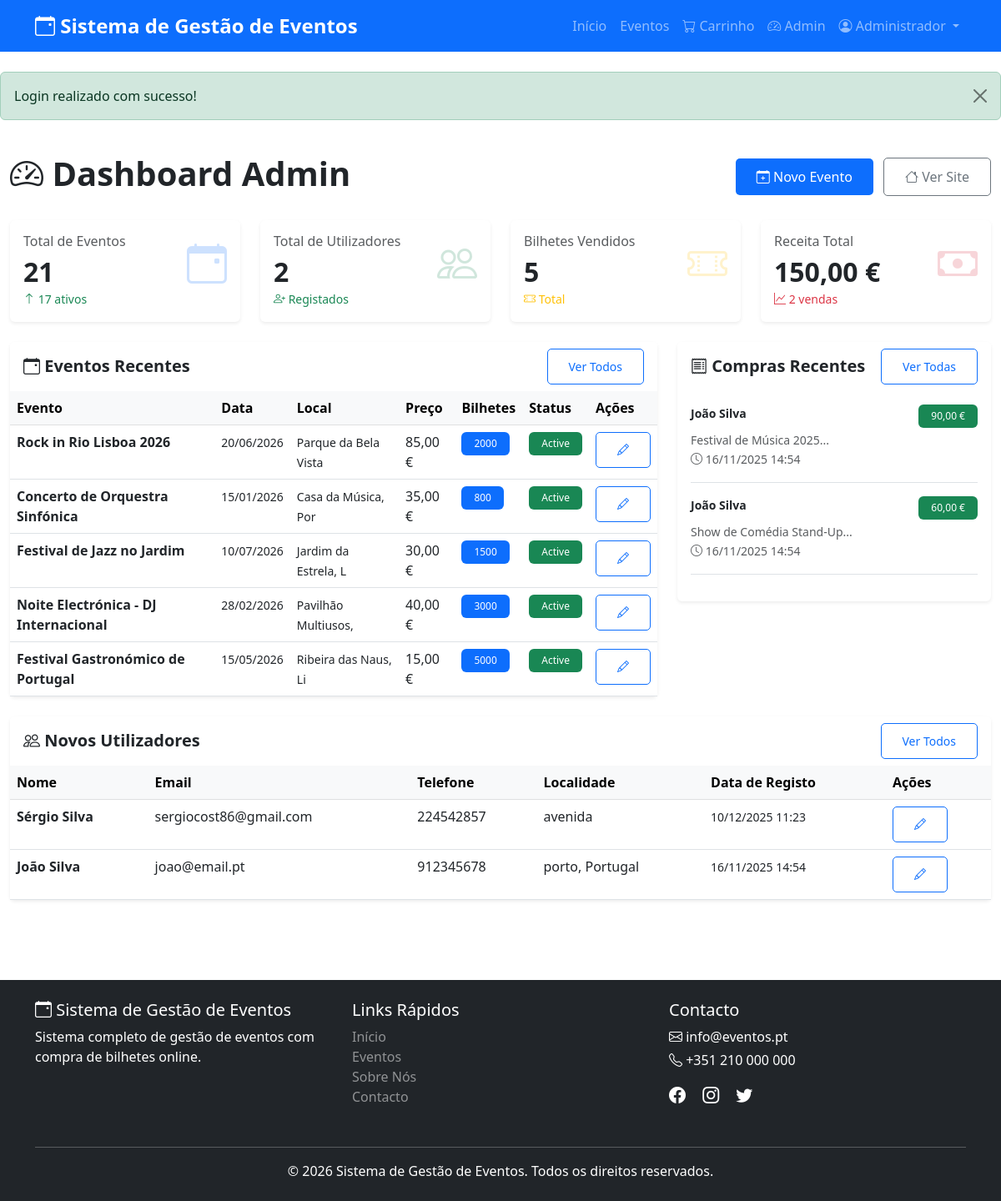
/admin/index.php (signed in), run on the app's committed database.
### tables this page shows
CREATE TABLE `events` (
  `id` int(11) NOT NULL,
  `title` varchar(200) NOT NULL,
  `description` text NOT NULL,
  `event_date` date NOT NULL,
  `event_time` time NOT NULL,
  `location` varchar(255) NOT NULL,
  `ticket_price` decimal(10,2) NOT NULL,
  `available_tickets` int(11) NOT NULL DEFAULT 100,
  `image` varchar(255) DEFAULT NULL,
  `status` enum('active','cancelled','completed') DEFAULT 'active',
  `created_by` int(11) DEFAULT NULL,
  `created_at` timestamp NOT NULL DEFAULT current_timestamp(),
  `updated_at` timestamp NOT NULL DEFAULT current_timestamp() ON UPDATE current_timestamp()
);

CREATE TABLE `purchases` (
  `id` int(11) NOT NULL,
  `user_id` int(11) NOT NULL,
  `event_id` int(11) NOT NULL,
  `quantity` int(11) NOT NULL,
  `total_price` decimal(10,2) NOT NULL,
  `purchase_date` timestamp NOT NULL DEFAULT current_timestamp(),
  `status` enum('pending','confirmed','cancelled') DEFAULT 'confirmed',
  `payment_method` varchar(50) DEFAULT NULL
);

CREATE TABLE `users` (
  `id` int(11) NOT NULL,
  `name` varchar(100) NOT NULL,
  `email` varchar(100) NOT NULL,
  `password` varchar(255) NOT NULL,
  `phone` varchar(20) DEFAULT NULL,
  `address` text DEFAULT NULL,
  `role` enum('admin','user') DEFAULT 'user',
  `created_at` timestamp NOT NULL DEFAULT current_timestamp(),
  `updated_at` timestamp NOT NULL DEFAULT current_timestamp() ON UPDATE current_timestamp()
);

### admin/index.php (the view, shortened to what this page needs)
<?php
require_once '../config.php';
$stats = [];
$stmt = $conn->query("SELECT COUNT(*) as count FROM events");
$stats['total_events'] = $stmt->fetch()['count'];
$stmt = $conn->query("SELECT COUNT(*) as count FROM events WHERE status = 'active' AND event_date >= CURDATE()");
$stats['active_events'] = $stmt->fetch()['count'];
$stmt = $conn->query("SELECT COUNT(*) as count FROM users WHERE role = 'user'");
$stats['total_users'] = $stmt->fetch()['count'];
$stmt = $conn->query("SELECT COUNT(*) as count, SUM(total_price) as total FROM purchases");
$purchases_data = $stmt->fetch();
$stats['total_purchases'] = $purchases_data['count'];
$stats['total_revenue'] = $purchases_data['total'] ?? 0;
$stmt = $conn->query("SELECT SUM(quantity) as total FROM purchases");
$stats['total_tickets_sold'] = $stmt->fetch()['total'] ?? 0;
$stmt = $conn->query("SELECT * FROM events ORDER BY created_at DESC LIMIT 5");
$recent_events = $stmt->fetchAll();
$stmt = $conn->query("
    SELECT p.*, u.name as user_name, e.title as event_title
    FROM purchases p
    JOIN users u ON p.user_id = u.id
    JOIN events e ON p.event_id = e.id
    ORDER BY p.purchase_date DESC
    LIMIT 5
");
$recent_purchases = $stmt->fetchAll();
$stmt = $conn->query("SELECT * FROM users WHERE role = 'user' ORDER BY created_at DESC LIMIT 5");
$recent_users = $stmt->fetchAll();
include '../includes/header.php';
?>
<div class="container-fluid py-4">
    <div class="d-flex justify-content-between align-items-center mb-4">
        <h1 class="fw-bold"><i class="bi bi-speedometer2"></i> Dashboard Admin</h1>
        <div>
            <a href="events.php" class="btn btn-primary me-2">
                <i class="bi bi-calendar-plus"></i> Novo Evento
            </a>
            <a href="../index.php" class="btn btn-outline-secondary">
                <i class="bi bi-house"></i> Ver Site
            </a>
        </div>
    </div>
    <div class="row g-4 mb-4">
        <div class="col-md-6 col-xl-3">
            <div class="card dashboard-card border-0 shadow-sm">
                <div class="card-body">
                    <div class="d-flex justify-content-between align-items-start">
                        <div>
                            <h6 class="text-muted mb-2">Total de Eventos</h6>
                            <h2 class="fw-bold mb-0"><?php echo $stats['total_events']; ?></h2>
                            <small class="text-success">
                                <i class="bi bi-arrow-up"></i> <?php echo $stats['active_events']; ?> ativos
                            </small>
                        </div>
                        <i class="bi bi-calendar-event text-primary stat-icon"></i>
                    </div>
                </div>
            </div>
        </div>
        <div class="col-md-6 col-xl-3">
            <div class="card dashboard-card success border-0 shadow-sm">
                <div class="card-body">
                    <div class="d-flex justify-content-between align-items-start">
                        <div>
                            <h6 class="text-muted mb-2">Total de Utilizadores</h6>
                            <h2 class="fw-bold mb-0"><?php echo $stats['total_users']; ?></h2>
                            <small class="text-success">
                                <i class="bi bi-person-plus"></i> Registados
                            </small>
                        </div>
                        <i class="bi bi-people text-success stat-icon"></i>
                    </div>
                </div>
            </div>
        </div>
        <div class="col-md-6 col-xl-3">
            <div class="card dashboard-card warning border-0 shadow-sm">
                <div class="card-body">
                    <div class="d-flex justify-content-between align-items-start">
                        <div>
                            <h6 class="text-muted mb-2">Bilhetes Vendidos</h6>
                            <h2 class="fw-bold mb-0"><?php echo $stats['total_tickets_sold']; ?></h2>
                            <small class="text-warning">
                                <i class="bi bi-ticket-perforated"></i> Total
                            </small>
                        </div>
                        <i class="bi bi-ticket-perforated text-warning stat-icon"></i>
                    </div>
                </div>
            </div>
        </div>
        <div class="col-md-6 col-xl-3">
            <div class="card dashboard-card danger border-0 shadow-sm">
                <div class="card-body">
                    <div class="d-flex justify-content-between align-items-start">
                        <div>
                            <h6 class="text-muted mb-2">Receita Total</h6>
                            <h2 class="fw-bold mb-0"><?php echo formatPrice($stats['total_revenue']); ?></h2>
                            <small class="text-danger">
                                <i class="bi bi-graph-up"></i> <?php echo $stats['total_purchases']; ?> vendas
                            </small>
                        </div>
                        <i class="bi bi-cash text-danger stat-icon"></i>
                    </div>
                </div>
            </div>
        </div>
    </div>
    <div class="row">
        <div class="col-lg-8 mb-4">
            <div class="card border-0 shadow-sm">
                <div class="card-header bg-white border-0 d-flex justify-content-between align-items-center">
                    <h5 class="mb-0 fw-bold"><i class="bi bi-calendar-event"></i> Eventos Recentes</h5>
                    <a href="events.php" class="btn btn-sm btn-outline-primary">Ver Todos</a>
                </div>
                <div class="card-body p-0">
                    <div class="table-responsive">
                        <table class="table table-hover mb-0">
                            <thead class="table-light">
                                <tr>
                                    <th>Evento</th>
                                    <th>Data</th>
                                    <th>Local</th>
                                    <th>Preço</th>
                                    <th>Bilhetes</th>
                                    <th>Status</th>
                                    <th>Ações</th>
                                </tr>
                            </thead>
                            <tbody>
                                <?php foreach ($recent_events as $event): ?>
                                    <tr>
                                        <td><strong><?php echo htmlspecialchars($event['title']); ?></strong></td>
                                        <td><small><?php echo formatDate($event['event_date']); ?></small></td>
                                        <td><small><?php echo htmlspecialchars(substr($event['location'], 0, 20)); ?></small></td>
                                        <td><?php echo formatPrice($event['ticket_price']); ?></td>
                                        <td><span class="badge bg-primary"><?php echo $event['available_tickets']; ?></span></td>
                                        <td>
                                            <?php
                                            $badge = $event['status'] === 'active' ? 'success' : 'secondary';
                                            echo '<span class="badge bg-' . $badge . '">' . ucfirst($event['status']) . '</span>';
                                            ?>
                                        </td>
                                        <td>
                                            <a href="event_edit.php?id=<?php echo $event['id']; ?>" class="btn btn-sm btn-outline-primary">
                                                <i class="bi bi-pencil"></i>
                                            </a>
                                        </td>
                                    </tr>
                                <?php endforeach; ?>
                            </tbody>
                        </table>
                    </div>
                </div>
            </div>
        </div>
        <div class="col-lg-4 mb-4">
            <div class="card border-0 shadow-sm">
                <div class="card-header bg-white border-0 d-flex justify-content-between align-items-center">
                    <h5 class="mb-0 fw-bold"><i class="bi bi-receipt"></i> Compras Recentes</h5>
                    <a href="purchases.php" class="btn btn-sm btn-outline-primary">Ver Todas</a>
                </div>
                <div class="card-body">
                    <?php foreach ($recent_purchases as $purchase): ?>
                        <div class="mb-3 pb-3 border-bottom">
                            <div class="d-flex justify-content-between mb-1">
                                <strong class="small"><?php echo htmlspecialchars($purchase['user_name']); ?></strong>
                                <span class="badge bg-success small"><?php echo formatPrice($purchase['total_price']); ?></span>
                            </div>
                            <small class="text-muted d-block">
                                <?php echo htmlspecialchars(substr($purchase['event_title'], 0, 30)); ?>...
                            </small>
                            <small class="text-muted">
                                <i class="bi bi-clock"></i> <?php echo date('d/m/Y H:i', strtotime($purchase['purchase_date'])); ?>
                            </small>
                        </div>
                    <?php endforeach; ?>
                </div>
            </div>
        </div>
    </div>
    <div class="row">
        <div class="col-12">
            <div class="card border-0 shadow-sm">
                <div class="card-header bg-white border-0 d-flex justify-content-between align-items-center">
                    <h5 class="mb-0 fw-bold"><i class="bi bi-people"></i> Novos Utilizadores</h5>
                    <a href="users.php" class="btn btn-sm btn-outline-primary">Ver Todos</a>
                </div>
                <div class="card-body p-0">
                    <div class="table-responsive">
                        <table class="table table-hover mb-0">
                            <thead class="table-light">
                                <tr>
                                    <th>Nome</th>
                                    <th>Email</th>
                                    <th>Telefone</th>
                                    <th>Localidade</th>
                                    <th>Data de Registo</th>
                                    <th>Ações</th>
                                </tr>
                            </thead>
                            <tbody>
                                <?php foreach ($recent_users as $user): ?>
                                    <tr>
                                        <td><strong><?php echo htmlspecialchars($user['name']); ?></strong></td>
                                        <td><?php echo htmlspecialchars($user['email']); ?></td>
                                        <td><?php echo htmlspecialchars($user['phone']); ?></td>
                                        <td><?php echo htmlspecialchars($user['address']); ?></td>
                                        <td><small><?php echo date('d/m/Y H:i', strtotime($user['created_at'])); ?></small></td>
                                        <td>
                                            <a href="user_edit.php?id=<?php echo $user['id']; ?>" class="btn btn-sm btn-outline-primary">
                                                <i class="bi bi-pencil"></i>
                                            </a>
                                        </td>
                                    </tr>
                                <?php endforeach; ?>
                            </tbody>
                        </table>
                    </div>
                </div>
            </div>
        </div>
    </div>
</div>
<?php include '../includes/footer.php'; ?>

### assets/css/style.css (style rules this page uses)
:root { --primary-color: #0d6efd; --secondary-color: #6c757d; --success-color: #198754; --danger-color: #dc3545; --warning-color: #ffc107; }
body { min-height: 100vh; display: flex; flex-direction: column; font-family: "Segoe UI", Tahoma, Geneva, Verdana, sans-serif; }
.dashboard-card { border-left: 4px solid var(--primary-color); transition: all 0.3s ease; }
.dashboard-card.success { border-left-color: var(--success-color); }
.dashboard-card.warning { border-left-color: var(--warning-color); }
.dashboard-card.danger { border-left-color: var(--danger-color); }
.stat-icon { font-size: 3rem; opacity: 0.2; }
.btn { padding: 10px 25px; border-radius: 5px; font-weight: 500; }
.btn-primary { background: var(--primary-color); border: none; }
.badge { padding: 8px 15px; font-weight: 500; }

### data on the page
events: title "Rock in Rio Lisboa 2026", event_date "20/06/2026", location "Parque da Bela Vista", ticket_price "85,00 €", available_tickets "2000", status "Active"
events: title "Concerto de Orquestra Sinfónica", event_date "15/01/2026", location "Casa da Música, Por", ticket_price "35,00 €", available_tickets "800", status "Active"
events: title "Festival de Jazz no Jardim", event_date "10/07/2026", location "Jardim da Estrela, L", ticket_price "30,00 €", available_tickets "1500", status "Active"
events: title "Noite Electrónica - DJ Internacional", event_date "28/02/2026", location "Pavilhão Multiusos,", ticket_price "40,00 €", available_tickets "3000", status "Active"
events: title "Festival Gastronómico de Portugal", event_date "15/05/2026", location "Ribeira das Naus, Li", ticket_price "15,00 €", available_tickets "5000", status "Active"
purchases: user.name "João Silva", total_price "90,00 €", event.title "Festival de Música 2025", purchase_date "16/11/2025 14:54"
purchases: user.name "João Silva", total_price "60,00 €", event.title "Show de Comédia Stand-Up", purchase_date "16/11/2025 14:54"
users: name "Sérgio Silva", email "sergiocost86@gmail.com", phone "224542857", address "avenida", created_at "10/12/2025 11:23"
users: name "João Silva", email "joao@email.pt", phone "912345678", address "porto, Portugal", created_at "16/11/2025 14:54"

### other printed values
SITE_NAME "Sistema de Gestão de Eventos"
$_SESSION['user_name'] "Administrador"
$alert['message'] "Login realizado com sucesso!"
$stats['total_events'] "21"
$stats['active_events'] "17"
$stats['total_users'] "2"
$stats['total_tickets_sold'] "5"
formatPrice($stats['total_revenue']) "150,00 €"
$stats['total_purchases'] "2"
